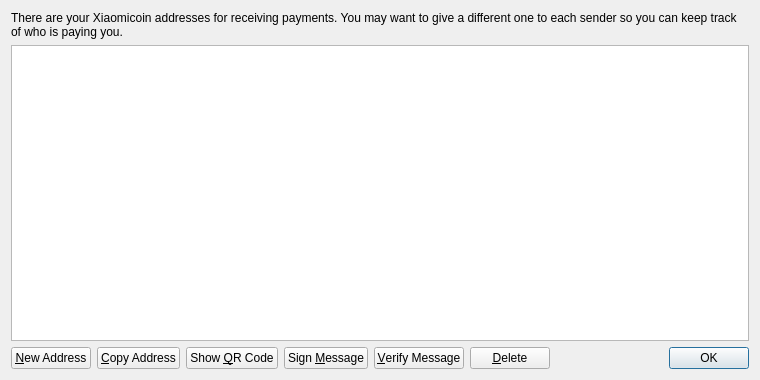
<?xml version="1.0" encoding="UTF-8"?>
<ui version="4.0">
 <class>AddressBookPage</class>
 <widget class="QWidget" name="AddressBookPage">
  <property name="geometry">
   <rect>
    <x>0</x>
    <y>0</y>
    <width>760</width>
    <height>380</height>
   </rect>
  </property>
  <property name="windowTitle">
   <string>Address Book</string>
  </property>
  <layout class="QVBoxLayout" name="verticalLayout">
   <item>
    <widget class="QLabel" name="labelExplanation">
     <property name="text">
      <string>There are your Xiaomicoin addresses for receiving payments. You may want to give a different one to each sender so you can keep track of who is paying you.</string>
     </property>
     <property name="textFormat">
      <enum>Qt::PlainText</enum>
     </property>
     <property name="wordWrap">
      <bool>true</bool>
     </property>
    </widget>
   </item>
   <item>
    <widget class="QTableView" name="tableView">
     <property name="contextMenuPolicy">
      <enum>Qt::CustomContextMenu</enum>
     </property>
     <property name="toolTip">
      <string>Double-click to edit address or label</string>
     </property>
     <property name="tabKeyNavigation">
      <bool>false</bool>
     </property>
     <property name="alternatingRowColors">
      <bool>true</bool>
     </property>
     <property name="selectionMode">
      <enum>QAbstractItemView::SingleSelection</enum>
     </property>
     <property name="selectionBehavior">
      <enum>QAbstractItemView::SelectRows</enum>
     </property>
     <property name="sortingEnabled">
      <bool>true</bool>
     </property>
     <attribute name="verticalHeaderVisible">
      <bool>false</bool>
     </attribute>
    </widget>
   </item>
   <item>
    <layout class="QHBoxLayout" name="horizontalLayout">
     <item>
      <widget class="QPushButton" name="newAddressButton">
       <property name="toolTip">
        <string>Create a new address</string>
       </property>
       <property name="text">
        <string>&amp;New Address</string>
       </property>
       <property name="icon">
        <iconset resource="../bitcoin.qrc">
         <normaloff>:/icons/add</normaloff>:/icons/add</iconset>
       </property>
      </widget>
     </item>
     <item>
      <widget class="QPushButton" name="copyToClipboard">
       <property name="toolTip">
        <string>Copy the currently selected address to the system clipboard</string>
       </property>
       <property name="text">
        <string>&amp;Copy Address</string>
       </property>
       <property name="icon">
        <iconset resource="../bitcoin.qrc">
         <normaloff>:/icons/editcopy</normaloff>:/icons/editcopy</iconset>
       </property>
      </widget>
     </item>
     <item>
      <widget class="QPushButton" name="showQRCode">
       <property name="text">
        <string>Show &amp;QR Code</string>
       </property>
       <property name="icon">
        <iconset resource="../bitcoin.qrc">
         <normaloff>:/icons/qrcode</normaloff>:/icons/qrcode</iconset>
       </property>
      </widget>
     </item>
     <item>
      <widget class="QPushButton" name="signMessage">
       <property name="toolTip">
        <string>Sign a message to prove you own a Xiaomicoin address</string>
       </property>
       <property name="text">
        <string>Sign &amp;Message</string>
       </property>
       <property name="icon">
        <iconset resource="../bitcoin.qrc">
         <normaloff>:/icons/edit</normaloff>:/icons/edit</iconset>
       </property>
      </widget>
     </item>
     <item>
      <widget class="QPushButton" name="verifyMessage">
       <property name="toolTip">
        <string>Verify a message to ensure it was signed with a specified Xiaomicoin address</string>
       </property>
       <property name="text">
        <string>&amp;Verify Message</string>
       </property>
       <property name="icon">
        <iconset resource="../bitcoin.qrc">
         <normaloff>:/icons/transaction_0</normaloff>:/icons/transaction_0</iconset>
       </property>
      </widget>
     </item>
     <item>
      <widget class="QPushButton" name="deleteButton">
       <property name="toolTip">
        <string>Delete the currently selected address from the list</string>
       </property>
       <property name="text">
        <string>&amp;Delete</string>
       </property>
       <property name="icon">
        <iconset resource="../bitcoin.qrc">
         <normaloff>:/icons/remove</normaloff>:/icons/remove</iconset>
       </property>
      </widget>
     </item>
     <item>
      <spacer name="horizontalSpacer">
       <property name="orientation">
        <enum>Qt::Horizontal</enum>
       </property>
       <property name="sizeHint" stdset="0">
        <size>
         <width>40</width>
         <height>20</height>
        </size>
       </property>
      </spacer>
     </item>
     <item>
      <widget class="QDialogButtonBox" name="buttonBox">
       <property name="sizePolicy">
        <sizepolicy hsizetype="Maximum" vsizetype="Fixed">
         <horstretch>0</horstretch>
         <verstretch>0</verstretch>
        </sizepolicy>
       </property>
       <property name="standardButtons">
        <set>QDialogButtonBox::Ok</set>
       </property>
      </widget>
     </item>
    </layout>
   </item>
  </layout>
 </widget>
 <resources>
  <include location="../bitcoin.qrc"/>
 </resources>
 <connections/>
</ui>
